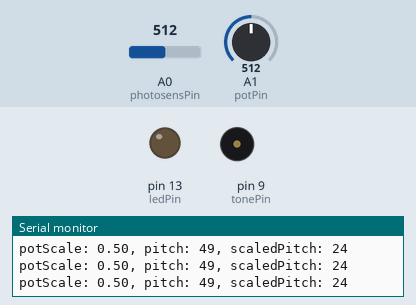
Simulated run of this sketch. Board: Arduino Uno, built with avr-gcc and run on an emulated ATmega328P. Parts: output pins drawn as LEDs (lit = HIGH), buzzer (waves = sounding), the last lines printed to the serial monitor. The inputs (shaded band) are chosen by the test bench; at power-on: A1 (potPin) = 512, A0 (photosensPin) = 512.

Above: at 6.2 s.
6.3 s: A1 (potPin) set to 23
9.3 s: A1 (potPin) set to 18
At 9.3 s:
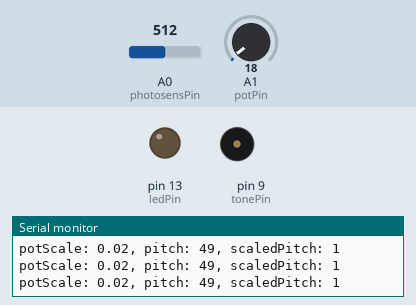
12.3 s: A1 (potPin) set to 306
At 12.67 s:
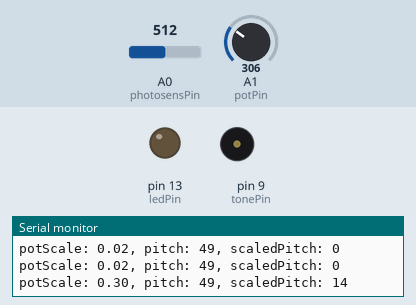
15.3 s: A1 (potPin) set to 0
At 16.3 s:
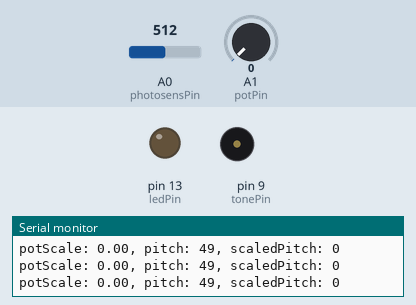
16.8 s: A1 (potPin) set to 122
At 16.94 s:
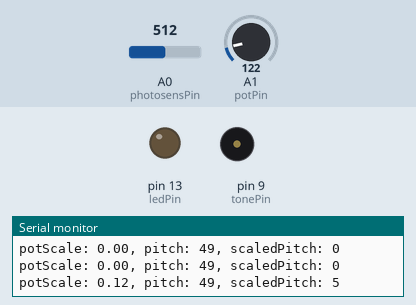
Timing chart, 0 to 20.8 s (numbered marks = the images above; inputs shaded):
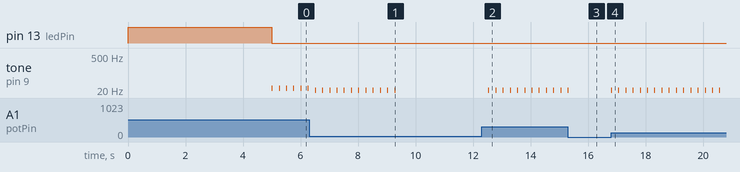

Measured:
- the behaviour switches between 21 and 20 on A1 (potPin) (found by bisection; images 0 and 1)
- after the input at 9.3 s, tone on pin 9 (tonePin): stops changing and stays silent
- after the input at 12.3 s, tone on pin 9 (tonePin): alternates 14 Hz for 0.02 s and silent for 0.23 s, starting after 0.24 s
- after the input at 15.3 s, tone on pin 9 (tonePin): goes on until 15.3 s, then stays silent
- after the input at 16.8 s, tone on pin 9 (tonePin): alternates 5 Hz for 0.02 s and silent for 0.23 s, starting at once
- by itself, tone on pin 9 (tonePin): alternates 1 Hz for 0.02 s and silent for 0.23 s

The sketch:

main.ino
```cpp
int sensorValue;
int sensorLow = 1023;
int sensorHigh = 0;
const int potPin = A1;
const int photosensPin = A0;
const int ledPin = 13;
const int tonePin = 9;

void setup() {
  Serial.begin(9600);
  pinMode(ledPin, OUTPUT);
  digitalWrite(ledPin, HIGH);

  while (millis() < 5000) {
    sensorValue = analogRead(photosensPin);
    if (sensorValue > sensorHigh) {
      sensorHigh = sensorValue;
    }
    if (sensorValue < sensorLow) {
      sensorLow = sensorValue;
    }
  }

  digitalWrite(ledPin, LOW);
}

void loop() {
  float potScale = (float)analogRead(potPin) / 1023.0;
  Serial.print("potScale: ");
  Serial.print(potScale);

  sensorValue = analogRead(photosensPin);
  int pitch = map(sensorValue, sensorLow, sensorHigh, 50, 4000);
  Serial.print(", pitch: ");
  Serial.print(pitch);

  int scaledPitch = (int)((float)pitch * potScale);
  tone(tonePin, scaledPitch, 20);
  Serial.print(", scaledPitch: ");
  Serial.println(scaledPitch);

  delay(250);
}
```
